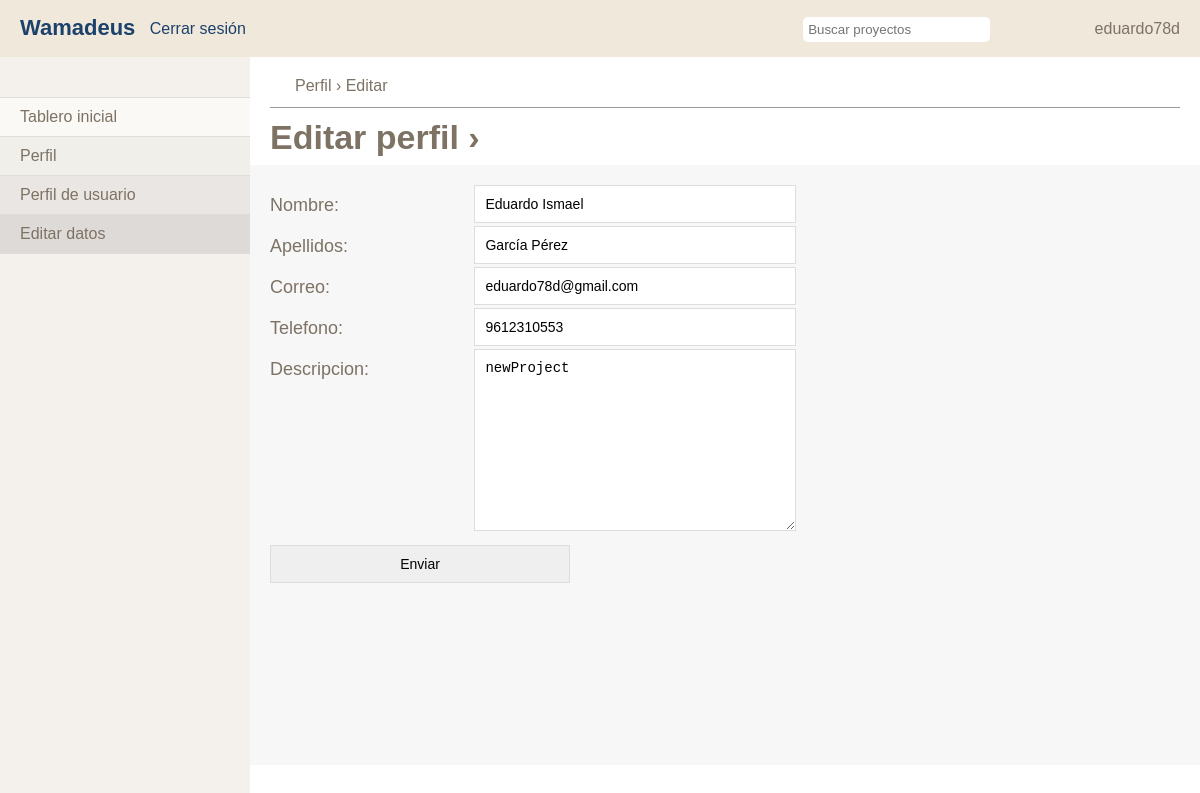
Page /usuario/perfil/editar (signed in) on the committed database.
### apps/usuarios/models.py (models this page shows, shortened)
class Usuario(models.Model):
	usuario = models.OneToOneField(User)
	nombre = models.CharField(max_length=50)
	apellidos = models.CharField(max_length=50)
	telefono = models.IntegerField()
	correo = models.EmailField(max_length=50)
	imagen = models.ImageField(upload_to='profile_image')
	descripcion = models.TextField(max_length=300)
	status = models.BooleanField(default=False)

### apps/usuarios/views.py (the view)
# urls.py: url(r'perfil/editar$',editarPerfil,name='editarPerfil'),
def editarPerfil(request):
	username = None
	if request.user.is_authenticated():
		usuario = Usuario.objects.get(usuario=request.user)
		if request.method == 'POST':
			myform = FormularioUsuario(request.POST, instance=usuario)
			if myform.is_valid():
				myform.save()
				return redirect ('editarPerfil')
			else:
				return redirect ('editarPerfil')
		else:
			form = FormularioUsuario(instance=usuario)
			return render(request, 'usuario/editar.html', {'usuario': request.user.username, 'formulario':form})

### apps/usuarios/forms.py
class FormularioUsuario(ModelForm):
	class Meta:
		model = Usuario
		fields = ['nombre', 'apellidos', 'correo', 'telefono' ,'descripcion']

### templates/usuario/editar.html (shortened to what this page needs)
{% extends 'plantillas/cabezera.html'%}
{%block content%}
<nav id="menuizq">
		<ul>
			<li><a href="{% url 'home' %}">Tablero inicial</a></li>
      <li class="selected"><a href="{% url 'perfil' %}">Perfil</a></li>
      <li class="sub"><a href="{% url 'perfil' %}">Perfil de usuario</a></li>
      <li class="sub selected"><a href="{% url 'editarPerfil' %}">Editar datos</a></li>
		</ul>
	</nav>
	<div id="pag">
    <section id="content">
      <section id="header">
        <span id="home"></span>Perfil › Editar
        <div class="titulo">
          <h1>Editar perfil ›</h1>
        </div>
      </section>
      <section id="info">
        <section id="form">
          <ul>
            <form action="#" method="post">
              {{ formulario.as_p }}
              <li>
                <input type="submit" value="Enviar" />
              </li>
            </form>
          </ul>
        </section>
      </section>
    </section>
  </div>
{% endblock %}

### templates/plantillas/cabezera.html (shortened to what this page needs)
<!DOCTYPE HTML>
<html lang = "es">
<head>
	{% load staticfiles %}
	<link rel="stylesheet" type="text/css" href="{% static 'css/style.css' %}" />
</head>
<body>
	<header>
		<div id="hright">
			<form style="position:relative">
				<input type="text" placeholder="Buscar proyectos" class="busqProyectos" />
			</form>
			<span id="nombre"> {{ usuario }} </span>
		</div>
		<h3><a href="{% url 'home' %}">Wamadeus</a></h3>
		<a href="{% url 'logout' %}" class="logout">Cerrar sesión</a>
	</header>
	{% block content %} {% endblock %}
</body>
</html>

### static/css/style.css (style rules this page uses)
a, abbr, acronym, address, applet, article, aside, audio, b, blockquote, big, body, center, canvas, caption, cite, code, command, datalist, dd, del, details, dfn, dl, div, dt, em, embed, fieldset, figcaption, figure, font, footer, form, h1, h2, h3, h4, h5, h6, header, hgroup, html, i, iframe, img, ins, kbd, keygen, label, legend, li, meter, nav, object, ol, output, p, pre, progress, q, s, samp, section, small, span, source, strike, strong, sub, sup, table, tbody, tfoot, thead, th, tr, tdvideo, tt, u, ul, var { background: transparent; border: 0 none; font-size: 100%; margin: 0; padding: 0; border: 0; outline: 0; vertical-align: top; }
ol, ul { list-style: none; }
* { border:none; }
article, aside, audio, canvas, command, datalist, details, embed, figcaption, figure, footer, header, hgroup, keygen, meter, nav, output, progress, section, source, video, div { display: block; position:relative; }
body { font-family: Arial; color: #7d7264; }
a { color: #1c416b; text-decoration: none; }
h1 { font-size: 40px; }
header { position: fixed; top: 0; height: 17px; left: 0; right: 0; background: #f0e8db; padding: 20px; z-index: 99; }
header #hright { float: right; }
header form { display: inline-block; }
header h3 { color: #7d7264; font-size: 22px; margin: -5px 0; display: inline-block; }
header input { padding: 5px; margin: -10px 0; margin-right: 100px; border-radius: 5px; }
#menuizq { position: fixed; background: #f4f1ec; top: 57px; width: 250px; left: 0; bottom: 0; z-index: 99; }
#menuizq ul { margin-top: 40px; background: #faf9f5; border-bottom: 1px solid #ddd; margin-bottom: 20px; }
#menuizq ul li a, #menuizq #lChat li { color: #7d7264; display: inline-block; padding: 10px 20px; border-top: 1px solid #ddd; width: 210px; }
#menuizq ul li.selected a { background: #f0efea; }
#menuizq ul li.sub a { background: #eae6e3; }
#menuizq ul .sub.selected a { background: #dedad7; }
#pag { width: 100%; position: relative; }
#content { margin-top: 57px; padding: 20px; padding-left: 270px; }
#header #home { background: url(imgs/iconos.png) 0 -40px no-repeat; display: inline-block; width: 25px; height: 20px; margin-bottom: 10px; }
#header .titulo { border-top: 1px solid #999; }
#header .titulo h1 { padding-top: 10px; display: inline-block; font-size: 34px; padding-right: 20px; padding-bottom: 8px; }
#info { background: #f7f7f7; min-height: 500px; margin: 0 -20px; margin-bottom: -20px; padding: 20px; padding-bottom: 80px; position: relative; }
#form li { padding: 10px 0; }
#form label { display: inline-block; width: 200px; font-size: 18px; padding: 10px 0; }
#form input, #form textarea { padding: 10px; font-size: 14px; width: 300px; border: 1px solid #ddd; }
.logout { margin-left: 10px; }

### rows in the picture
Usuario: nombre "Eduardo Ismael", apellidos "García Pérez", correo "eduardo78d@gmail.com", telefono "9612310553", descripcion "newProject"

### other values in the picture
{{ usuario }} "eduardo78d"
